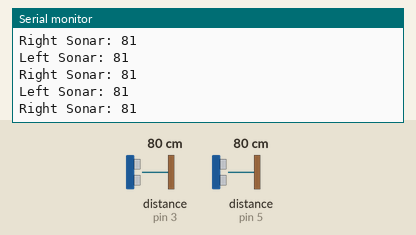
Recording of a sketch running on a simulated Arduino Uno, built with avr-gcc and run on an emulated ATmega328P. On the bench: the last lines printed to the serial monitor. Inputs (shaded band) come from the test bench; at power-on: distance to the obstacle (sensors on pin 3, pin 5) 80 cm. The echo pulse lasts 58.3 µs per cm.

Above: at 1.2 s.
1.3 s: distance to the obstacle (sensor on pin 3) set to 4 cm
At 1.36 s:
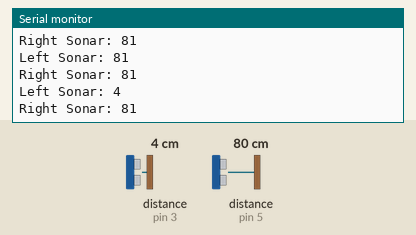
4.3 s: distance to the obstacle (sensor on pin 5) set to 60 cm
At 4.36 s:
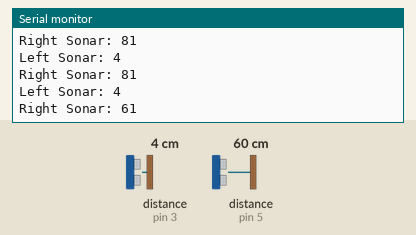
7.3 s: distance to the obstacle (sensor on pin 3) set to 9 cm
At 7.35 s:
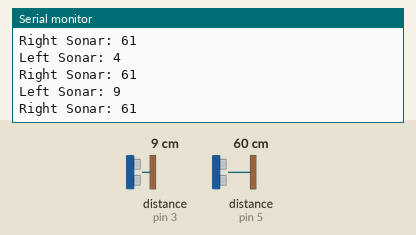
10.3 s: distance to the obstacle (sensor on pin 5) set to 4 cm
At 10.36 s:
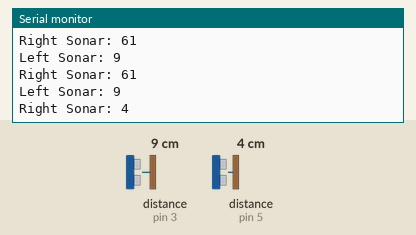
13.3 s: distance to the obstacle (sensor on pin 3) set to 2 cm
At 14.1 s:
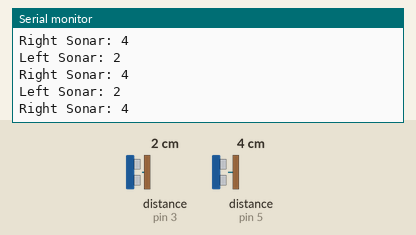
16.3 s: distance to the obstacle (sensor on pin 5) set to 9 cm
At 17.0 s:
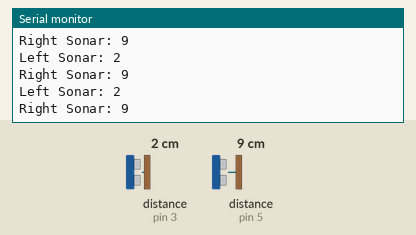
Timing chart, 0 to 19.3 s (numbered marks = the images above; inputs shaded):
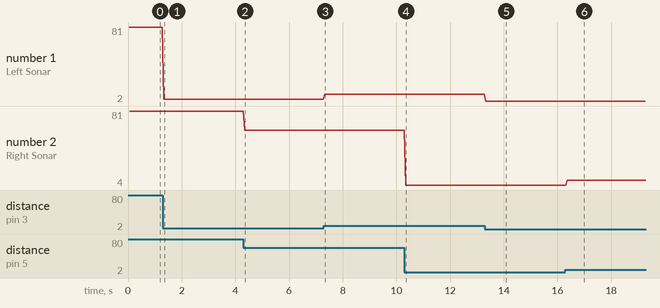

The sketch:

UltraSound1.ino
```cpp
#include <NewPing.h>

#define trigPinLeft 2
#define echoPinLeft 3
#define trigPinRight 4
#define echoPinRight 5
NewPing sonar[2] = {
  NewPing(trigPinLeft, echoPinLeft, 200), // max distance is 200cm.
  NewPing(trigPinRight, echoPinRight, 200)
};

void setup() {
  // put your setup code here, to run once:
  Serial.begin(9600);

}

void loop() {
  // put your main code here, to run repeatedly:
  delay(50);
  int uS = sonar[0].ping_cm();
  Serial.print("Left Sonar: ");
  Serial.println(uS);
  uS = sonar[1].ping_cm();
  Serial.print("Right Sonar: ");
  Serial.println(uS);
}
```

Measured:
- after the input at 1.3 s, the serial monitor: prints a new line at once (image 1)
- after the input at 4.3 s, the serial monitor: prints a new line after 0.05 s (image 2)
- after the input at 7.3 s, the serial monitor: prints a new line at once (image 3)
- after the input at 10.3 s, the serial monitor: prints a new line after 0.06 s (image 4)
- after the input at 13.3 s, the serial monitor: prints a new line at once (image 5)
- after the input at 16.3 s, the serial monitor: prints a new line after 0.06 s (image 6)
- plotted number 1: 81 → 4 after the input at 1.3 s, 4 → 9 after the input at 7.3 s, 9 → 2 after the input at 13.3 s
- plotted number 2: 81 → 61 after the input at 4.3 s, 61 → 4 after the input at 10.3 s, 4 → 9 after the input at 16.3 s
